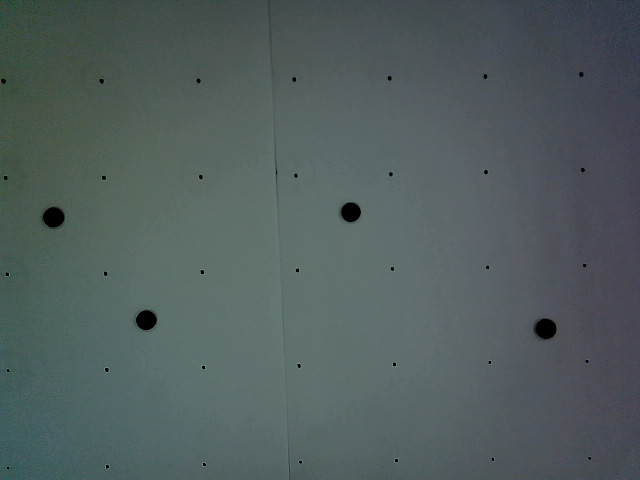
#> input picture pic.png, 640 x 480 px, found by its file name
$ python DetectedObjects.py
#> lines starting #> are read from the running program, lines starting #| are printed output that depends on the picture; after the words box and inside, x2 and y2 are one past the last pixel; in counts of white or black regions, pixels touching at a corner belong together
import cv2
import numpy as np

# This class is resposinble for providing all data needed from the detected objects


class DetectedObjects():
    areaThresh = 1600

    distanceThresh = 500

    orientation = 0

    def __init__(self, img) -> None:
        self.img = img
        self.gray = cv2.cvtColor(img, cv2.COLOR_BGR2GRAY)
        gray_norm = cv2.normalize(
            self.gray, None, alpha=0, beta=255, norm_type=cv2.NORM_MINMAX)
        gray_norm2 = cv2.normalize(
            gray_norm, None, alpha=0, beta=255, norm_type=cv2.NORM_MINMAX)
        self.blur = cv2.GaussianBlur(gray_norm2, (1, 1), cv2.BORDER_DEFAULT)
        self.filter = cv2.bilateralFilter(self.blur, 10, 55, 55)
        kernel = cv2.getStructuringElement(cv2.MORPH_RECT, (1, 1))
        erosion = cv2.erode(self.filter, kernel, iterations=7)
        dilation = cv2.dilate(erosion, kernel, iterations=7)
        self.edges = cv2.Canny(dilation, 50, 150)
        # Create a Mask with adaptive threshold
        mask = cv2.adaptiveThreshold(
            dilation, 255, cv2.ADAPTIVE_THRESH_MEAN_C, cv2.THRESH_BINARY_INV, 19, 5)
        self.contours = cv2.findContours(
            mask, cv2.RETR_EXTERNAL, cv2.CHAIN_APPROX_SIMPLE)
        self.centers = []
        self.objects = self.getPickableObjects()


    def getPickableObjects(self):
        contours, _= self.contours
        objects = []
        index = 0
        px_cm = 1
        for cnt in contours:
            area = cv2.contourArea(cnt)
            if area > self.areaThresh:
                index += 1
                M = cv2.moments(cnt)
                # Check if the zeroth moment is not zero to prevent division be zero rule
                if M["m00"] != 0:
                    # Get the center x and center y of the objects in the contours
                    cx = int(M['m10'] / M['m00'])
                    cy = int(M['m01'] / M['m00'])
                x, y, w, h = cv2.boundingRect(cnt)
                _, _, angle = cv2.minAreaRect(cnt)
                cv2.putText(self.img, str(int(w / px_cm)), (cx, cy),
                            cv2.FONT_HERSHEY_COMPLEX, 0.5, (0, 175, 255), 2)
                cv2.putText(self.img, str(int(h / px_cm)), (cx, cy + 20),
                            cv2.FONT_HERSHEY_COMPLEX, 0.5, (0, 175, 255), 2)
                if angle < 0:
                    angle = 90 + angle
                objects.append(PickableObjects(
                    (cx, cy), (int(w / px_cm), int(h / px_cm)), angle, (x, y)))
        return objects

    # [27 lines left out: function getCenterPoints, not called in this run]

    def getBoundingBox(self):
        contours, _ = self.contours  # Access the contours from the state

        for cnt in contours:
            area = cv2.contourArea(cnt)  # calculate the contour areas
            if area > self.areaThresh:  # check if the contour area exceeds the required threshold
                # get the bounding box coordinates for the contours
                x, y, w, h = cv2.boundingRect(cnt)
                _, _, angle = cv2.minAreaRect(cnt)
                self.orientation = area
                # Draw the bounding box for each contour
                cv2.rectangle(self.img, (x, y), (x+w, y+h), (0, 255, 0), 4)
                cv2.putText(self.img, str((x, y)), (x, y),
                            cv2.FONT_HERSHEY_COMPLEX, 0.8, (0, 0, 255), 2)
                cv2.putText(self.img, str((x+w, y+h)), (x+w, y+h), cv2.FONT_HERSHEY_COMPLEX,
                            0.8, (0, 0, 255), 2)
        cv2.imshow("Grey", self.img)
        cv2.waitKey(0)
        cv2.destroyAllWindows()
        return [x, y, w, h]


    # [31 lines left out: functions sortByCameraProximity, sortDetectedObjects, not called in this run]
        # return  self.sortByCameraProximity(accepted_list, camera_point)
        # return sorted_list


class PickableObjects():
    # [11 lines left out: function __init__, not called in this run]

    def __str__(self) -> str:
        return f"Center: {self.center_point}, Dimensions: {self.dimensions}, Orientation: {self.orientation}, Boundaries: {self.boundaries}"


if __name__ == "__main__":
    img_detect = cv2.imread("pic.png")
#> img_detect is the input picture: shape (480, 640, 3); mean B, G, R 93.8, 93.7, 81.5

    detector = DetectedObjects(img_detect)
#> in __init__, `gray_norm = cv2.normalize( self.gray, None, alpha=0, beta=255, norm_ty..`:
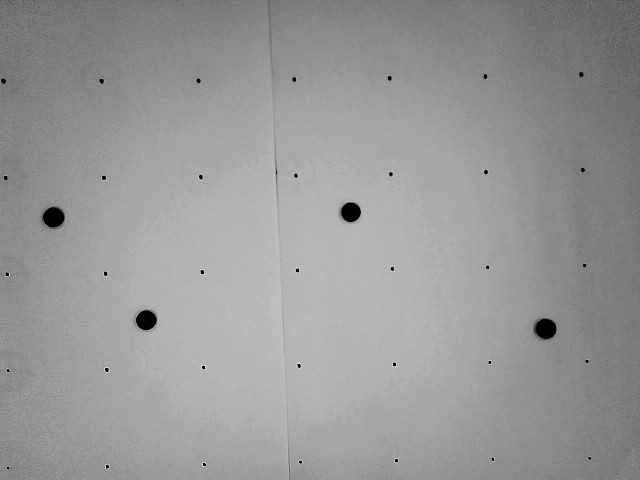
#> gray_norm: shape (480, 640); min 0, max 255, mean 152
#> in __init__, `self.edges = cv2.Canny(dilation, 50, 150)`:
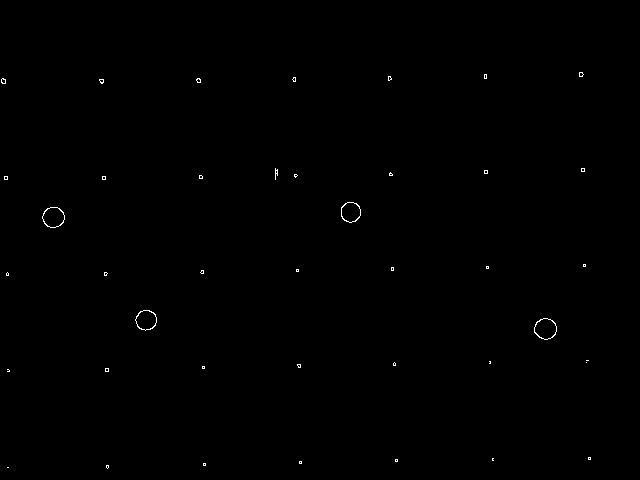
#> self.edges: shape (480, 640); 0.21% white in thin lines or dots, all inside (x1, y1, x2, y2) = (1, 72, 591, 469)
#> in __init__, `mask = cv2.adaptiveThreshold( dilation, 255, cv2.ADAPTIVE_THRESH_MEAN_..`:
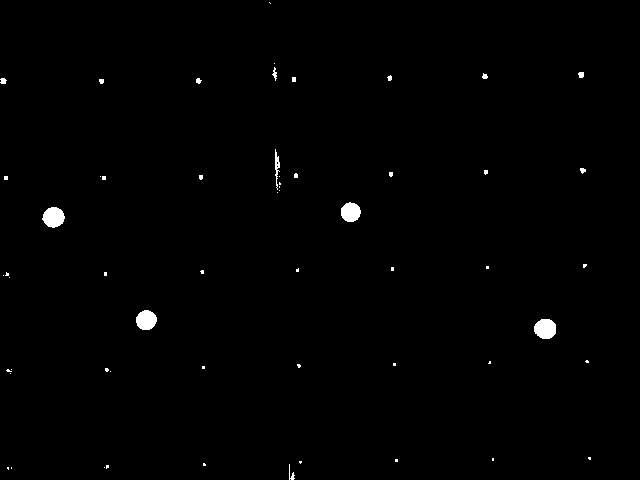
#> mask: shape (480, 640); 0.67% white; 57 white regions (42 under 20 px)
#> in __init__, `self.contours = cv2.findContours( mask, cv2.RETR_EXTERNAL, cv2.CHAIN_A..`: self.contours = 57 contours, 50 with area under 20; largest, box (x1, y1, x2, y2) and area: (534, 319, 556, 339) 326, (42, 207, 65, 228) 324, (136, 310, 157, 330) 298, (341, 202, 361, 222) 281, (275, 149, 280, 190) 58, (0, 78, 7, 84) 22, (578, 72, 584, 78) 22
#> in getPickableObjects, `contours, _= self.contours`: contours has the same summary as self.contours in __init__
#> the loop in getPickableObjects, `for cnt in contours:` made 57 passes
#> area on passes 21, 22, 32, 33, 47, 50, 54: 326.5, 297.5, 324, 281, 58, 22.5, 21.5
#> after the loop in getPickableObjects, `for cnt in contours:`: index = 0; objects = []


    detector.getPickableObjects()
#> the loop in getPickableObjects (call 2), `for cnt in contours:` made 57 passes
    detector.getBoundingBox()
#> in getBoundingBox, `contours, _ = self.contours`: contours has the same summary as self.contours in __init__
#> the loop in getBoundingBox, `for cnt in contours:` made 57 passes
#> (the run stopped early here; a loop or call above may not have finished)
